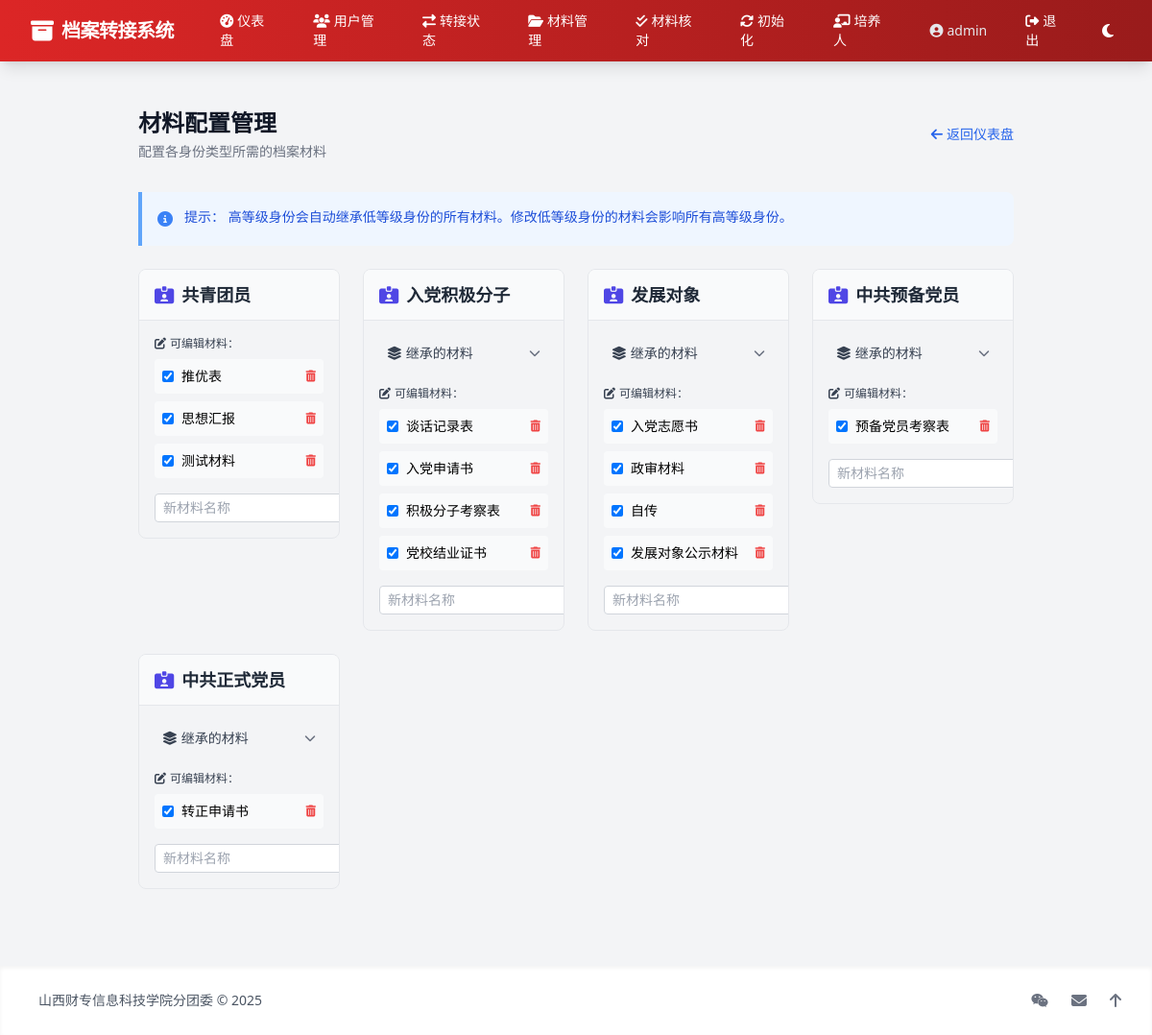
/admin/materials (signed in), run on the app's committed database.
### tables this page shows
CREATE TABLE identities (
            id INTEGER PRIMARY KEY AUTOINCREMENT,
            name TEXT NOT NULL UNIQUE
        );

CREATE TABLE materials (
            id INTEGER PRIMARY KEY AUTOINCREMENT,
            name TEXT NOT NULL UNIQUE
        );

### app.py (the view)
    def wrap(*args, **kwargs):
        if 'user_id' not in session or session.get('is_admin') != 1:
            flash('无权限访问', 'error')
            return redirect(url_for('login'))
        return f(*args, **kwargs)

### app.py (called while the page is built, shortened)
def admin_required(f):
    def wrap(*args, **kwargs):
        if 'user_id' not in session or session.get('is_admin') != 1:
            flash('无权限访问', 'error')
            return redirect(url_for('login'))
        return f(*args, **kwargs)
    wrap.__name__ = f.__name__
    return wrap

@app.route('/admin/materials', methods=['GET', 'POST'])
@admin_required
def admin_materials():
    identities = get_all_identities()
    material_requirements = {identity['id']: get_material_requirements(identity['id']) for identity in identities}
    return render_template('admin_materials.html',
                         identities=identities,
                         material_requirements=material_requirements)

### database.py (called while the page is built)
def get_db():
    conn = sqlite3.connect('archive.db', timeout=10)  # 增加超时时间
    conn.row_factory = sqlite3.Row
    return conn

def get_all_identities():
    try:
        conn = get_db()
        with conn:
            identities = conn.execute('SELECT id, name FROM identities ORDER BY id').fetchall()
        return identities
    finally:
        conn.close()

def get_material_requirements(identity_id):
    try:
        conn = get_db()
        with conn:
            materials = conn.execute('''
                SELECT DISTINCT m.id, m.name
                FROM identity_materials im
                JOIN materials m ON im.material_id = m.id
                WHERE im.identity_id <= ?
                ORDER BY m.id
            ''', (identity_id,)).fetchall()
        return materials
    finally:
        conn.close()

### templates/admin_materials.html (shortened to what this page needs)
{% extends "base.html" %}
{% block content %}
<div class="max-w-7xl mx-auto px-4 sm:px-6 lg:px-8 py-6">
    <header class="mb-8 animate-fadeIn">
        <div class="flex justify-between items-center">
            <div>
                <h1 class="text-2xl font-bold text-gray-900 dark:text-gray-100">材料配置管理</h1>
                <p class="mt-1 text-sm text-gray-500 dark:text-gray-400">配置各身份类型所需的档案材料</p>
            </div>
            <a href="{{ url_for('admin') }}" class="text-sm text-blue-600 hover:text-blue-800 dark:text-blue-400 dark:hover:text-blue-300 transition flex items-center">
                <i class="fas fa-arrow-left mr-1"></i> 返回仪表盘
            </a>
        </div>
    </header>
    <div class="bg-blue-50 dark:bg-blue-900/20 border-l-4 border-blue-400 dark:border-blue-600 p-4 mb-6 rounded-r-lg">
        <div class="flex">
            <div class="flex-shrink-0 text-blue-500 dark:text-blue-400">
                <i class="fas fa-info-circle"></i>
            </div>
            <div class="ml-3">
                <p class="text-sm text-blue-700 dark:text-blue-300">
                    <span class="font-medium">提示：</span> 高等级身份会自动继承低等级身份的所有材料。修改低等级身份的材料会影响所有高等级身份。
                </p>
            </div>
        </div>
    </div>
    <div class="grid grid-cols-1 md:grid-cols-2 lg:grid-cols-4 gap-6">
        {% for identity in identities %}
        <div class="border border-gray-200 dark:border-gray-700 rounded-lg overflow-hidden h-fit">
            <div class="bg-gray-50 dark:bg-gray-700 px-4 py-3 border-b border-gray-200 dark:border-gray-600">
                <h2 class="text-lg font-semibold text-gray-800 dark:text-gray-100 flex items-center">
                    <i class="fas fa-id-card-alt mr-2 text-indigo-600 dark:text-indigo-400"></i>
                    {{ identity.name }}
                </h2>
            </div>
            <div class="p-4">
                <form method="POST" action="{{ url_for('admin_materials') }}" class="material-form">
                    {% if identity.id > 1 %}
                    <div class="mb-4">
                        <div class="accordion-header flex items-center justify-between cursor-pointer p-2 bg-gray-100 dark:rounded-t text-sm" onclick="toggleAccordion(this)">
                            <span class="text-gray-700 dark:text-gray-300">
                                <i class="fas fa-layer-group mr-1"></i>继承的材料
                            </span>
                            <i class="fas fa-chevron-down text-gray-500 dark:text-gray-400 text-xs transition-transform transform"></i>
                        </div>
                    </div>
                    {% endif %}
                    <div class="mb-4">
                        <h3 class="text-xs font-medium text-gray-700 dark:text-gray-300 mb-2 flex items-center">
                            <i class="fas fa-edit mr-1"></i>可编辑材料：
                        </h3>
                        <div class="space-y-2 max-h-60 overflow-y-auto thin-scrollbar">
                            {% for material in material_requirements[identity.id] %}
                            {% if identity.id == 1 or material.id not in material_requirements[identity.id - 1]|map(attribute='id') %}
                            <div class="flex items-center justify-between p-2 bg-gray-50 dark:bg-gray-700 rounded hover:bg-gray-100 dark:hover:transition text-sm">
                                <label class="flex items-center flex-1 min-w-0">
                                    <input type="checkbox" name="materials[]" value="{{ material.name }}" checked class="h-3 w-3 text-indigo-600 border-gray-300 rounded dark:bg-gray-700 dark:border-gray-600 mr-2">
                                    <span class="truncate">{{ material.name }}</span>
                                </label>
                                <button type="button" class="delete-material-btn text-red-500 hover:text-red-700 dark:text-red-400 dark:hover:text-red-300 transition text-xs ml-2"
                                        data-material-id="{{ material.id }}"
                                        data-material-name="{{ material.name }}"
                                        data-identity-id="{{ identity.id }}">
                                    <i class="fas fa-trash-alt"></i>
                                </button>
                            </div>
                            {% endif %}
                            {% endfor %}
                        </div>
                    </div>
                    <div>
                        <div class="flex">
                            <input type="text" name="materials[]" placeholder="新材料名称"
                                   class="flex-1 px-2 py-1 text-sm border border-gray-300 dark:border-gray-600 rounded-l focus:ring-1 focus:ring-indigo-500 dark:bg-gray-700 dark:text-gray-100 transition">
                        </div>
                    </div>
                </form>
            </div>
        </div>
        {% endfor %}
    </div>
</div>
{% endblock %}

### templates/base.html (style rules this page uses)
.animate-fadeIn { animation: fadeIn 0.5s ease-out forwards; }

### data on the page
identities: name "共青团员"
materials: name "推优表"
materials: name "思想汇报"
materials: name "测试材料"
identities: name "入党积极分子"
materials: name "谈话记录表"
materials: name "入党申请书"
materials: name "积极分子考察表"
materials: name "党校结业证书"
identities: name "发展对象"
materials: name "入党志愿书"
materials: name "政审材料"
materials: name "自传"
materials: name "发展对象公示材料"
identities: name "中共预备党员"
materials: name "预备党员考察表"
identities: name "中共正式党员"
materials: name "转正申请书"

### other printed values
{{ session.student_id or '用户' }} "admin"
